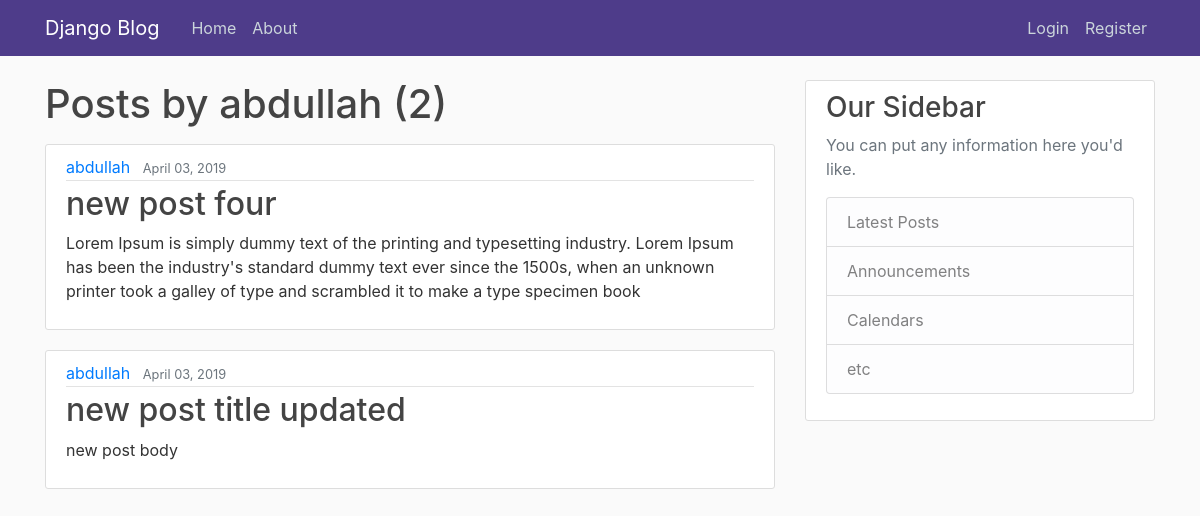
Screenshot of /user/abdullah with the database file from the repository.
### blog/models.py (models this page shows, shortened)
class Post(models.Model):
    title = models.CharField(max_length=100)
    content = models.TextField()
    date_posted = models.DateTimeField(default=timezone.now)
    author = models.ForeignKey(User, on_delete=models.CASCADE)

### blog/views.py (the view)
# urls.py: path('user/<str:username>', UserPostListView.as_view(), name='user-posts'),
class UserPostListView(ListView):
    model = Post
    template_name = 'blog/user_posts.html'  # <app>/<model>_<viewtype>.html
    context_object_name = 'posts'
    paginate_by = 3
    def get_queryset(self):
        user = get_object_or_404(User, username=self.kwargs.get('username'))
        return Post.objects.filter(author=user).order_by('-date_posted')

### blog/templates/blog/user_posts.html (shortened to what this page needs)
{% extends "blog/base.html" %}
{% block content %}
    <h1 class="mb-3">Posts by {{ view.kwargs.username }} ({{ page_obj.paginator.count }})</h1>
    {% for post in posts %}
        <article class="media content-section">
            <div class="media-body">
                <div class="article-metadata">
                    <a class="mr-2" href="{% url 'user-posts' post.author.username %}">{{ post.author }}</a>
                    <small class="text-muted">{{ post.date_posted|date:"F d, Y" }}</small>
                </div>
                <h2><a class="article-title" href="{% url 'post-detail' post.id %}">{{ post.title }}</a></h2>
                <p class="article-content">{{ post.content }}</p>
            </div>
        </article>
    {% endfor %}
{% endblock content %}

### blog/static/blog/main.css (style rules this page uses)
body { background: #fafafa; color: #333333; margin-top: 5rem; }
h1, h2, h3, h4, h5, h6 { color: #444444; }
.content-section { background: #ffffff; padding: 10px 20px; border: 1px solid #dddddd; border-radius: 3px; margin-bottom: 20px; }
.article-title { color: #444444; }
.article-content { white-space: pre-line; }
.article-metadata { padding-bottom: 1px; margin-bottom: 4px; border-bottom: 1px solid #e3e3e3 }

### rows the page displays
Post: author "abdullah", date_posted "April 03, 2019", title "new post four", content "Lorem Ipsum is simply dummy text of the printing and typesetting industry. Lorem Ipsum has been the industry's standard dummy text ever since the 1500s, when an unknown printer took a galley of type and scrambled it to make a type specimen book"
Post: author "abdullah", date_posted "April 03, 2019", title "new post title updated", content "new post body"

### other values shown
{{ view.kwargs.username }} "abdullah"
{{ page_obj.paginator.count }} "2"
